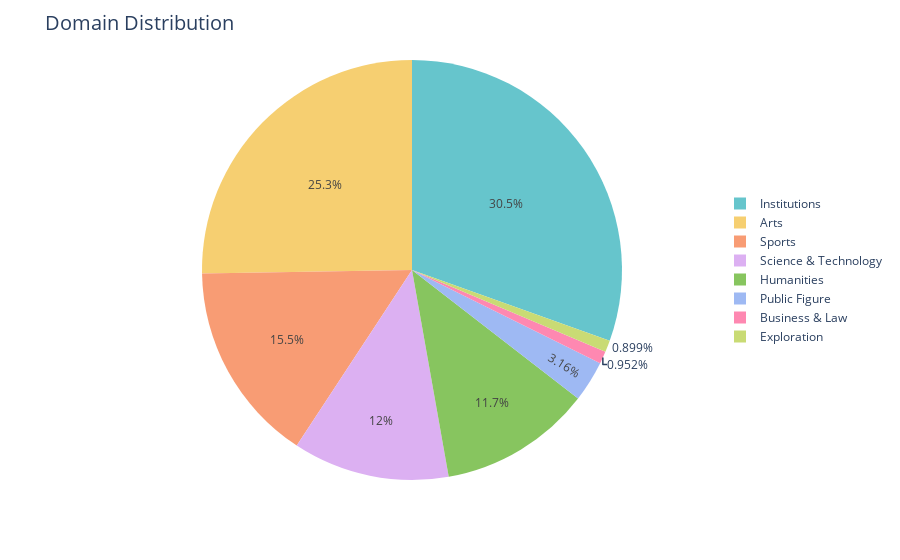

Here is the notebook cell this chart was saved with:
### Code cell
domain_counts = data['domain'].value_counts()

fig = px.pie(domain_counts, values=domain_counts.values, names=domain_counts.index, color_discrete_sequence=px.colors.qualitative.Pastel)

fig.update_layout(
    title="Domain Distribution",
    title_font=dict(size=20),
    legend=dict(
        orientation="v",
        x=1,
        y=0.5,
        title=None,
    )
)

fig.show()

### Figure 1 — Plotly figure (JSON) as saved in the notebook; plotly's stock layout.template omitted (floating-point values rounded to 4 significant figures)
{"data": [{"domain": {"x": [0, 1], "y": [0, 1]}, "hovertemplate": "index=%{label}<br>value=%{value}<extra></extra>", "labels": ["Institutions", "Arts", "Sports", "Science & Technology", "Humanities", "Public Figure", "Business & Law", "Exploration"], "legendgroup": "", "name": "", "showlegend": true, "type": "pie", "values": [3456, 2866, 1756, 1366, 1329, 358, 108, 102]}], "layout": {"legend": {"orientation": "v", "title": {}, "tracegroupgap": 0, "x": 1, "y": 0.5}, "margin": {"t": 60}, "piecolorway": ["rgb(102, 197, 204)", "rgb(246, 207, 113)", "rgb(248, 156, 116)", "rgb(220, 176, 242)", "rgb(135, 197, 95)", "rgb(158, 185, 243)", "rgb(254, 136, 177)", "rgb(201, 219, 116)", "rgb(139, 224, 164)", "rgb(180, 151, 231)", "rgb(179, 179, 179)"], "title": {"font": {"size": 20}, "text": "Domain Distribution"}}}
